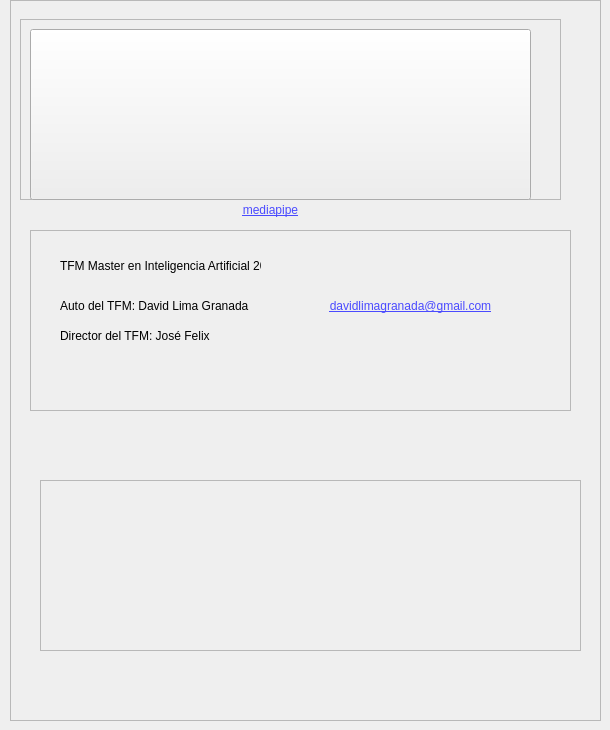
            <widget class="QWidget" name="page7">
             <widget class="QFrame" name="frame_11">
              <property name="geometry">
               <rect>
                <x>10</x>
                <y>0</y>
                <width>591</width>
                <height>721</height>
               </rect>
              </property>
              <property name="frameShape">
               <enum>QFrame::StyledPanel</enum>
              </property>
              <property name="frameShadow">
               <enum>QFrame::Raised</enum>
              </property>
              <widget class="QFrame" name="frame_12">
               <property name="geometry">
                <rect>
                 <x>10</x>
                 <y>19</y>
                 <width>541</width>
                 <height>181</height>
                </rect>
               </property>
               <property name="frameShape">
                <enum>QFrame::StyledPanel</enum>
               </property>
               <property name="frameShadow">
                <enum>QFrame::Raised</enum>
               </property>
               <widget class="QPushButton" name="pushButton_5">
                <property name="geometry">
                 <rect>
                  <x>10</x>
                  <y>10</y>
                  <width>501</width>
                  <height>171</height>
                 </rect>
                </property>
                <property name="text">
                 <string/>
                </property>
                <property name="icon">
                 <iconset>
                  <normaloff>C:/Users/David/.designer/backup/hand_landmarks.png</normaloff>C:/Users/David/.designer/backup/hand_landmarks.png</iconset>
                </property>
                <property name="iconSize">
                 <size>
                  <width>500</width>
                  <height>180</height>
                 </size>
                </property>
               </widget>
              </widget>
              <widget class="QFrame" name="frame_13">
               <property name="geometry">
                <rect>
                 <x>20</x>
                 <y>230</y>
                 <width>541</width>
                 <height>181</height>
                </rect>
               </property>
               <property name="frameShape">
                <enum>QFrame::StyledPanel</enum>
               </property>
               <property name="frameShadow">
                <enum>QFrame::Raised</enum>
               </property>
               <widget class="QLabel" name="label_6">
                <property name="geometry">
                 <rect>
                  <x>30</x>
                  <y>20</y>
                  <width>201</width>
                  <height>31</height>
                 </rect>
                </property>
                <property name="text">
                 <string>TFM Master en Inteligencia Artificial 2022</string>
                </property>
               </widget>
               <widget class="QLabel" name="label_7">
                <property name="geometry">
                 <rect>
                  <x>30</x>
                  <y>60</y>
                  <width>201</width>
                  <height>31</height>
                 </rect>
                </property>
                <property name="text">
                 <string>Auto del TFM: David Lima Granada</string>
                </property>
               </widget>
               <widget class="QLabel" name="label_8">
                <property name="geometry">
                 <rect>
                  <x>30</x>
                  <y>90</y>
                  <width>201</width>
                  <height>31</height>
                 </rect>
                </property>
                <property name="text">
                 <string>Director del TFM: José Felix</string>
                </property>
               </widget>
               <widget class="QLabel" name="label_9">
                <property name="geometry">
                 <rect>
                  <x>280</x>
                  <y>60</y>
                  <width>201</width>
                  <height>31</height>
                 </rect>
                </property>
                <property name="font">
                 <font>
                  <underline>true</underline>
                 </font>
                </property>
                <property name="layoutDirection">
                 <enum>Qt::RightToLeft</enum>
                </property>
                <property name="styleSheet">
                 <string notr="true">color: rgb(74, 74, 255);</string>
                </property>
                <property name="text">
                 <string>davidlimagranada@gmail.com</string>
                </property>
                <property name="alignment">
                 <set>Qt::AlignCenter</set>
                </property>
               </widget>
              </widget>
              <widget class="QFrame" name="frame_15">
               <property name="geometry">
                <rect>
                 <x>30</x>
                 <y>480</y>
                 <width>541</width>
                 <height>171</height>
                </rect>
               </property>
               <property name="frameShape">
                <enum>QFrame::StyledPanel</enum>
               </property>
               <property name="frameShadow">
                <enum>QFrame::Raised</enum>
               </property>
              </widget>
              <widget class="QLabel" name="label_10">
               <property name="geometry">
                <rect>
                 <x>160</x>
                 <y>200</y>
                 <width>201</width>
                 <height>20</height>
                </rect>
               </property>
               <property name="font">
                <font>
                 <underline>true</underline>
                </font>
               </property>
               <property name="layoutDirection">
                <enum>Qt::RightToLeft</enum>
               </property>
               <property name="styleSheet">
                <string notr="true">color: rgb(74, 74, 255);</string>
               </property>
               <property name="text">
                <string>mediapipe</string>
               </property>
               <property name="alignment">
                <set>Qt::AlignCenter</set>
               </property>
              </widget>
             </widget>
            </widget>
